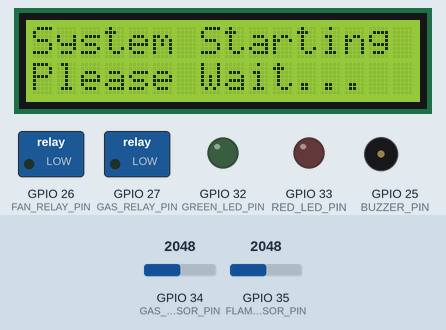
The sketch below on a simulated ESP32. Shown: 16×2 character LCD, switched loads named in the sketch (green lamp = pin HIGH), output pins drawn as LEDs (lit = HIGH), buzzer (waves = sounding, pin HIGH). The test bench sets the inputs (shaded band); at power-on: GPIO 34 (GAS_SENSOR_PIN) = 2048, GPIO 35 (FLAME_SENSOR_PIN) = 2048. The modem accepts every AT command (registered, SIM ready, sends succeed) and sends nothing else.

Above: at 2.1 s.
At 4.2 s:
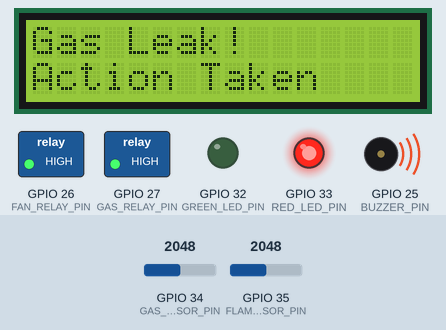
Timing chart, 0 to 130.0 s (numbered marks = the images above):
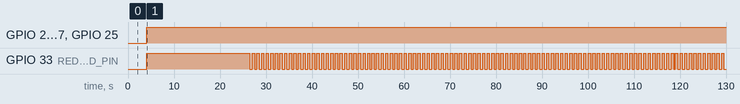

The sketch:

Code_for_Smart_Gass_Guardian_360.ino
```cpp
// Libraries
#include <LiquidCrystal_I2C.h>  // For LCD display
#include <SoftwareSerial.h>      // For GSM module
#include "WiFi.h"                // For ESP32 WiFi
#include <HTTPClient.h>          // For WhatsApp notifications

// Pin Definitions
#define GAS_SENSOR_PIN     34    // MQ2/MQ5 sensor
#define FLAME_SENSOR_PIN   35    // Flame sensor
#define GREEN_LED_PIN      32    // Normal status LED
#define RED_LED_PIN        33    // Alert LED
#define BUZZER_PIN        25    // Buzzer
#define FAN_RELAY_PIN     26    // Cooling fan control
#define GAS_RELAY_PIN     27    // Gas regulator control

// GSM Module pins
#define GSM_TX_PIN        16
#define GSM_RX_PIN        17

// Thresholds
#define GAS_THRESHOLD     1500  // Adjust based on sensor calibration
#define FLAME_THRESHOLD   500   // Adjust based on sensor calibration

// Initialize objects
LiquidCrystal_I2C lcd(0x27, 16, 2);  // I2C address might vary
SoftwareSerial gsmModule(GSM_TX_PIN, GSM_RX_PIN);

// User contact details
const char* PHONE_NUMBER = "+1234567890";  // Replace with actual number
const char* WHATSAPP_API_KEY = "your_api_key";  // Replace with actual API key

// System states
enum SystemState {
  NORMAL,
  GAS_LEAK,
  FIRE_DETECTED
};

SystemState currentState = NORMAL;
bool alertSent = false;

void setup() {
  // Initialize serial communication
  Serial.begin(115200);
  gsmModule.begin(9600);

  // Initialize LCD
  lcd.init();
  lcd.backlight();

  // Configure pins
  pinMode(GAS_SENSOR_PIN, INPUT);
  pinMode(FLAME_SENSOR_PIN, INPUT);
  pinMode(GREEN_LED_PIN, OUTPUT);
  pinMode(RED_LED_PIN, OUTPUT);
  pinMode(BUZZER_PIN, OUTPUT);
  pinMode(FAN_RELAY_PIN, OUTPUT);
  pinMode(GAS_RELAY_PIN, OUTPUT);

  // Initial state - everything off
  digitalWrite(GREEN_LED_PIN, LOW);
  digitalWrite(RED_LED_PIN, LOW);
  digitalWrite(BUZZER_PIN, LOW);
  digitalWrite(FAN_RELAY_PIN, LOW);
  digitalWrite(GAS_RELAY_PIN, LOW);

  // Initialize GSM module
  initGSM();

  // Show startup message
  displayMessage("System Starting", "Please Wait...");
  delay(2000);
}

void loop() {
  // Read sensor values
  int gasValue = analogRead(GAS_SENSOR_PIN);
  int flameValue = analogRead(FLAME_SENSOR_PIN);

  // Determine system state
  SystemState newState = determineState(gasValue, flameValue);

  // Handle state change
  if (newState != currentState) {
    currentState = newState;
    handleStateChange();
  }

  // Update system based on current state
  updateSystem();

  delay(100);  // Small delay to prevent excessive polling
}

SystemState determineState(int gasValue, int flameValue) {
  if (flameValue < FLAME_THRESHOLD) {
    return FIRE_DETECTED;
  }
  if (gasValue > GAS_THRESHOLD) {
    return GAS_LEAK;
  }
  return NORMAL;
}

void handleStateChange() {
  alertSent = false;  // Reset alert flag on state change

  switch (currentState) {
    case NORMAL:
      setNormalState();
      break;
    case GAS_LEAK:
      setGasLeakState();
      break;
    case FIRE_DETECTED:
      setFireState();
      break;
  }
}

void updateSystem() {
  switch (currentState) {
    case NORMAL:
      digitalWrite(GREEN_LED_PIN, HIGH);
      digitalWrite(RED_LED_PIN, LOW);
      digitalWrite(BUZZER_PIN, LOW);
      digitalWrite(FAN_RELAY_PIN, LOW);
      digitalWrite(GAS_RELAY_PIN, LOW);
      if (!alertSent) {
        displayMessage("All Systems", "Normal");
      }
      break;

    case GAS_LEAK:
    case FIRE_DETECTED:
      // Blink red LED
      digitalWrite(RED_LED_PIN, (millis() % 1000) < 500);
      digitalWrite(GREEN_LED_PIN, LOW);

      // Activate safety measures
      digitalWrite(BUZZER_PIN, HIGH);
      digitalWrite(FAN_RELAY_PIN, HIGH);
      digitalWrite(GAS_RELAY_PIN, HIGH);

      // Send alerts if not already sent
      if (!alertSent) {
        sendAlerts();
        alertSent = true;
      }
      break;
  }
}

void setNormalState() {
  displayMessage("All Systems", "Normal");
}

void setGasLeakState() {
  displayMessage("Gas Leak!", "Action Taken");
}

void setFireState() {
  displayMessage("Fire Detected!", "Action Taken");
}

void displayMessage(const char* line1, const char* line2) {
  lcd.clear();
  lcd.setCursor(0, 0);
  lcd.print(line1);
  lcd.setCursor(0, 1);
  lcd.print(line2);
}

void initGSM() {
  // Initialize GSM module
  gsmModule.println("AT");
  delay(1000);
  gsmModule.println("AT+CMGF=1"); // Set SMS text mode
  delay(1000);
}

void sendAlerts() {
  // Send SMS
  sendSMS();

  // Make phone call
  makeCall();

  // Send WhatsApp message
  sendWhatsApp();
}

void sendSMS() {
  gsmModule.println("AT+CMGS=\"" + String(PHONE_NUMBER) + "\"");
  delay(1000);

  String message = currentState == FIRE_DETECTED ?
    "ALERT: Fire detected! Emergency measures activated." :
    "ALERT: Gas leak detected! Emergency measures activated.";

  gsmModule.println(message);
  delay(100);
  gsmModule.write(26); // CTRL+Z to send SMS
  delay(1000);
}

void makeCall() {
  gsmModule.println("ATD" + String(PHONE_NUMBER) + ";");
  delay(20000); // Wait for 20 seconds
  gsmModule.println("ATH"); // Hang up
}

void sendWhatsApp() {
  if (WiFi.status() == WL_CONNECTED) {
    HTTPClient http;
    String message = currentState == FIRE_DETECTED ?
      "ALERT: Fire detected! Emergency measures activated." :
      "ALERT: Gas leak detected! Emergency measures activated.";

    // Replace with actual WhatsApp API endpoint and implementation
    String url = "https://api.whatsapp.com/send?phone=" + String(PHONE_NUMBER) + "&text=" + message;
    http.begin(url);
    http.addHeader("Authorization", String("Bearer ") + WHATSAPP_API_KEY);
    http.POST("");
    http.end();
  }
}
```

Measured:
- by itself, GPIO 26 (FAN_RELAY_PIN), GPIO 27 (GAS_RELAY_PIN), GPIO 25 (BUZZER_PIN): LOW → HIGH at 4.1 s
- by itself, GPIO 33 (RED_LED_PIN): moves between LOW and HIGH, repeating every 2.0 s
- what the display in image 0 shows lasts 2.0 s, from 2.1 s to 4.1 s
